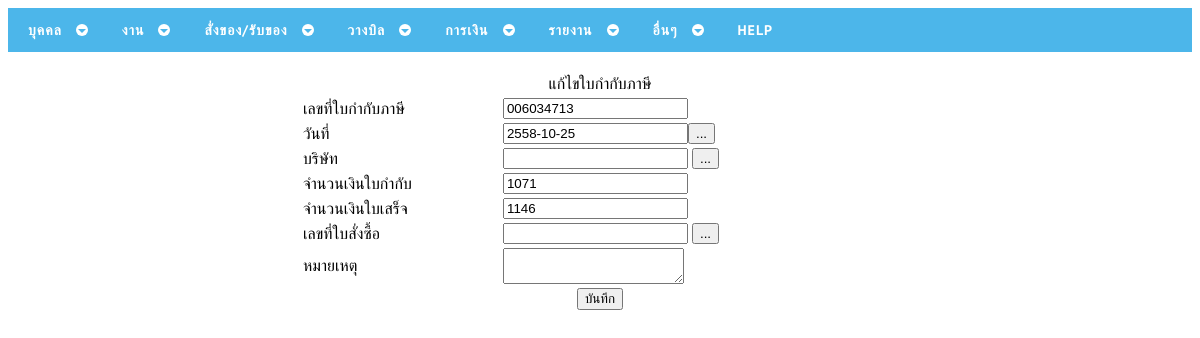
Before: /invoiceupdate.php?InvoiceID=006034713 with the older database file.
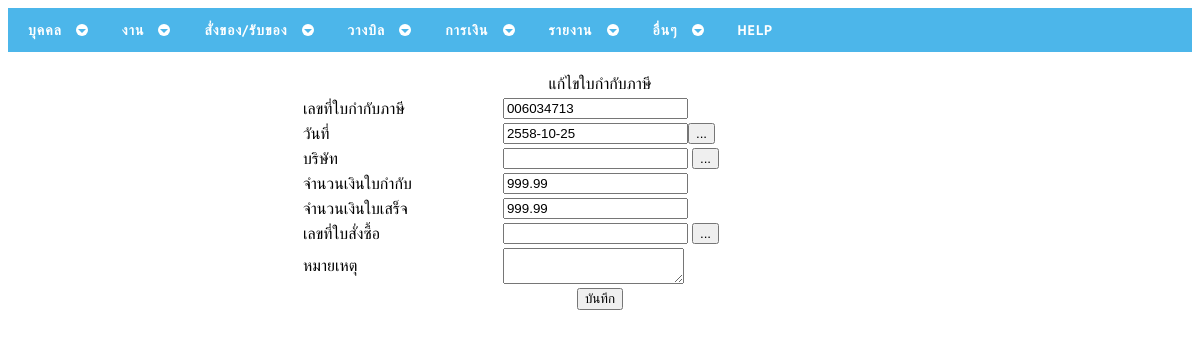
After: the same page with the newer database file.
### tables this page shows
CREATE TABLE `invoice` (
  `InvoiceID` varchar(15) NOT NULL,
  `InvoiceDate` date NOT NULL,
  `PartnersID` varchar(15) NOT NULL,
  `Invoice` decimal(5,2) NOT NULL,
  `Bill` decimal(5,2) NOT NULL,
  `Note` varchar(100) NOT NULL,
  `OderID` varchar(15) DEFAULT NULL,
  `SiteCode` varchar(10) NOT NULL,
  `SiteTypeID` varchar(10) NOT NULL,
  `empID` varchar(13) NOT NULL
);

### invoiceupdate.php (the view, shortened to what this page needs)
<?php
$InvoiceID = $_GET["InvoiceID"];
?>
<!DOCTYPE html PUBLIC "-//W3C//DTD XHTML 1.0 Transitional//EN" "http://www.w3.org/TR/xhtml1/DTD/xhtml1-transitional.dtd">
<html xmlns="http://www.w3.org/1999/xhtml">
<head>
<?php
include("cssmenu/head.php");
include("include/calenda.php");
?>
</head>
<body>
<?php include("cssmenu/menu.php"); ?>
<table width="100%" border="0" bordercolor="#0000FF" style="border-collapse:collapse;">
  <tr>
  	<td>&nbsp;</td>
  </tr>
  <tr>
  	<td></td>
  </tr>
  <tr>
    <td><div align="center">แก้ไขใบกำกับภาษี</div></td>
  </tr>
  <tr>
    <td><div align="center">
      <table width="600" border="0">
	  	<form id="form1" name="form1" method="post" action="invoiceupdate1.php">
	  	<?php
	  	$objQuery = mysql_query("SELECT * FROM  invoice Where InvoiceID = '".$InvoiceID."'") or die (mysql_error());
 		$objResult = mysql_fetch_array($objQuery);
	  	?>
        <tr>
          <td width="200">เลขที่ใบกำกับภาษี</td>
          <td width="400"><input type="text" name="txtInvoiceID" value="<?php echo $objResult["InvoiceID"];?>" /></td>
        </tr>
        <tr>
          <td>วันที่</td>
          <td><input name="dateInput" type="text" id="dateInput" value="<?php echo $objResult["InvoiceDate"];?>" readonly="readonly" >
		          <?php  include ("include/calendaScript.php"); ?></td>
    </tr>
    <tr>
          <td>บริษัท</td>
        <?php
    		$sel_partners = mysql_query("SELECT * FROM partners WHERE `PartnersID` = '".$objResult["PartnersID"]."'") or die (mysql_error());
    		$partnersResult = mysql_fetch_array($sel_partners);
    	?>
          <td><input type="hidden" name="txtPartnersID" id="txtPartnersID" readonly="readonly" value="<?php echo $objResult["PartnersID"];?>" />
              <input type="text" name="txtPartnersName" id="txtPartnersName" readonly="readonly" value="<?php echo $partnersResult["PartnersName"];?>" />
              <INPUT TYPE="BUTTON" NAME="btnPopup_1"  ID="btnPopup_0" VALUE="..." OnClick="OpenPopup1()"></td>
    </tr>
		<tr>
          <td>จำนวนเงินใบกำกับ</td>
          <td><input type="text" name="txtInvoice" value="<?php echo $objResult["Invoice"];?>"/></td>
    </tr>
		<tr>
          <td>จำนวนเงินใบเสร็จ</td>
          <td><input type="text" name="txtBill" value="<?php echo $objResult["Bill"];?>" /></td>
        </tr>
		<tr>
          <td>เลขที่ใบสั่งซื้อ</td>
          <td>
		  <input type="text" name="txtOderID" id="txtOderID" readonly="readonly" value="<?php echo $objResult["OderID"];?>"/>
		  <INPUT TYPE="BUTTON" NAME="btnPopup_1"  ID="btnPopup_0" VALUE="..." OnClick="OpenPopup()"></td>
        </tr>
		<tr>
          <td>หมายเหตุ</td>
          <td><textarea name="txtNote"><?php echo $objResult["Note"];?></textarea></td>
		</tr>
		<tr>
			<td colspan="2"><div align="center"><input type="submit" name="Submit" value="บันทึก" /></div></td>
		</tr>
		</form>
      </table>
    </div></td>
  </tr>
  <tr>
    <td>&nbsp;</td>
  </tr>
</table>
</body>
</html>

Changed rows visible on the page:
changed invoice id 006034713: txtInvoice "1071" → "999.99"; txtBill "1146" → "999.99"
